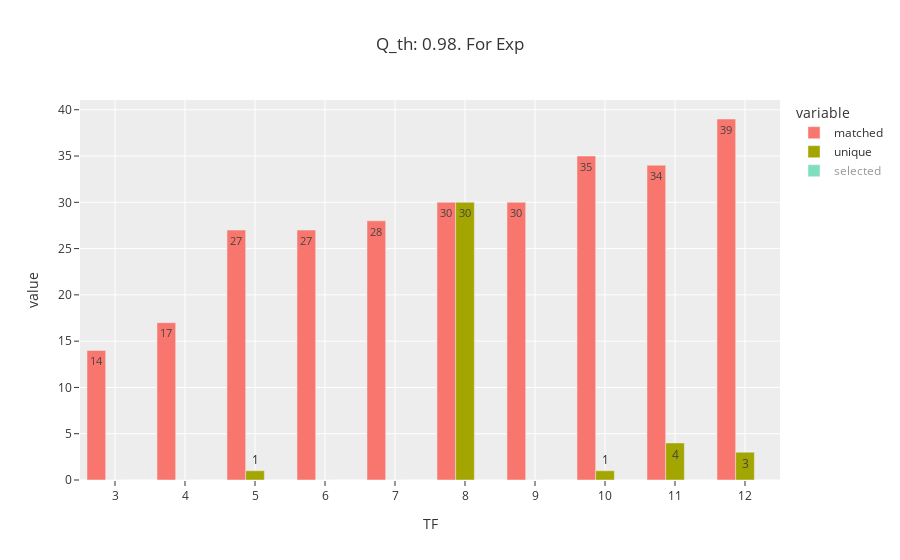

Notebook code for this chart:
### Markdown cell above
# Check for specific TF

We found the 98 TFs by varying the number of TFs and then doing the interesection. However, can we just use one value for TF?

### Code cell
q_th = 0.98
matched_exp, fig_exp, exps_th, global_stats = calculate_degree_thresholds(exp_set=exp_set, sel_tfs=t_sel_tfs, label="Exp", q_th=q_th, verbose=False)
fig_exp.show()

### Figure 1 — Plotly figure (JSON) as saved in the notebook; plotly's stock layout.template omitted (floating-point values rounded to 4 significant figures)
{"data": [{"alignmentgroup": "True", "hovertemplate": "variable=matched<br>TF=%{x}<br>value=%{y}<extra></extra>", "legendgroup": "matched", "marker": {"color": "#F8766D", "pattern": {"shape": ""}}, "name": "matched", "offsetgroup": "matched", "orientation": "v", "showlegend": true, "textposition": "auto", "texttemplate": "%{y}", "type": "bar", "x": ["3", "4", "5", "6", "7", "8", "9", "10", "11", "12"], "xaxis": "x", "y": [14, 17, 27, 27, 28, 30, 30, 35, 34, 39], "yaxis": "y"}, {"alignmentgroup": "True", "hovertemplate": "variable=unique<br>TF=%{x}<br>value=%{y}<extra></extra>", "legendgroup": "unique", "marker": {"color": "#A3A500", "pattern": {"shape": ""}}, "name": "unique", "offsetgroup": "unique", "orientation": "v", "showlegend": true, "textposition": "auto", "texttemplate": "%{y}", "type": "bar", "x": ["3", "4", "5", "6", "7", "8", "9", "10", "11", "12"], "xaxis": "x", "y": [0, 0, 1, 0, 0, 30, 0, 1, 4, 3], "yaxis": "y"}, {"alignmentgroup": "True", "hovertemplate": "variable=selected<br>TF=%{x}<br>value=%{y}<extra></extra>", "legendgroup": "selected", "marker": {"color": "#00BF7D", "pattern": {"shape": ""}}, "name": "selected", "offsetgroup": "selected", "orientation": "v", "showlegend": true, "textposition": "auto", "texttemplate": "%{y}", "type": "bar", "visible": "legendonly", "x": ["3", "4", "5", "6", "7", "8", "9", "10", "11", "12"], "xaxis": "x", "y": [109, 100, 116, 104, 103, 106, 106, 102, 100, 107], "yaxis": "y"}], "layout": {"barmode": "group", "legend": {"title": {"text": "variable"}, "tracegroupgap": 0}, "title": {"text": "Q_th: 0.98. For Exp"}, "xaxis": {"anchor": "y", "domain": [0, 1], "title": {"text": "TF"}}, "yaxis": {"anchor": "x", "domain": [0, 1], "title": {"text": "value"}}}}
